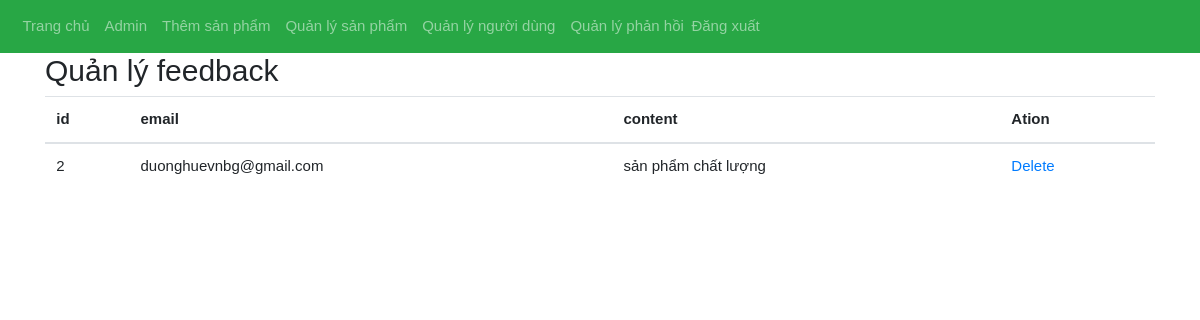
Screenshot of /admin/manage_feedback.php (signed in) with the database file from the repository.
### tables this page shows
CREATE TABLE `feedback` (
  `id` int(11) NOT NULL,
  `iduser` int(11) NOT NULL,
  `content` mediumtext NOT NULL
);

CREATE TABLE `user` (
  `id` int(11) NOT NULL,
  `name` varchar(30) NOT NULL,
  `username` varchar(30) NOT NULL,
  `email` varchar(30) NOT NULL,
  `phone` int(11) NOT NULL,
  `address` varchar(50) NOT NULL,
  `password` varchar(255) NOT NULL
);

### admin/manage_feedback.php (the view, shortened to what this page needs)
<!DOCTYPE html>
<html>
<head lang="vi">
    <?php
        include('header.php');
    ?>
</head>
<body>
    <?php
        include('nav_admin.php');
    ?>
    <div class="container">
        <h2>Quản lý feedback</h2>
        <table class="table">
            <thead>
                <tr>
                    <th>id</th>
                    <th>email</th>
                    <th>content</th>
                    <th>Ation</th>
                </tr>
            </thead>
            <?php
                include('connection.php');
                $sql="SELECT * FROM feedback" or die("can't conncet database");
                $result=mysqli_query($conn,$sql);
            ?>
                <tbody>
                    <?php
                        while ($row = mysqli_fetch_array($result)) {
                            echo"<tr>";
                            echo"<td>".$row["id"]."</td>";
                            echo"<td>";
                            $user="SELECT * FROM user" or die("can't conncet database");
                            $user=mysqli_query($conn,$user);
                            while ($rsuser = mysqli_fetch_array($user)) {
                                if($rsuser['id'] == $row['iduser']){
                                    echo $rsuser["email"];
                                }
                            }
                            echo "</td>";
                            echo"<td>".$row["content"]."</td>";
                            ?>
                            <td><a href='./delete_feedback.php?id=<?php echo $row["id"]?>' data-toggle="tooltip" title="Xóa phản hồi này!">Delete</a></td>
                            </tr>
                    <?php
                        }
                    ?>
                </tbody>
        </table>
    </div>
</body>
</html>

### css/styletest.css (style rules this page uses)
* { padding: 0; margin: 0; font-family: sans-serif; font-size: 15px; }

### rows the page displays
feedback: id "2", content "sản phẩm chất lượng"
user: email "duonghuevnbg@gmail.com"
